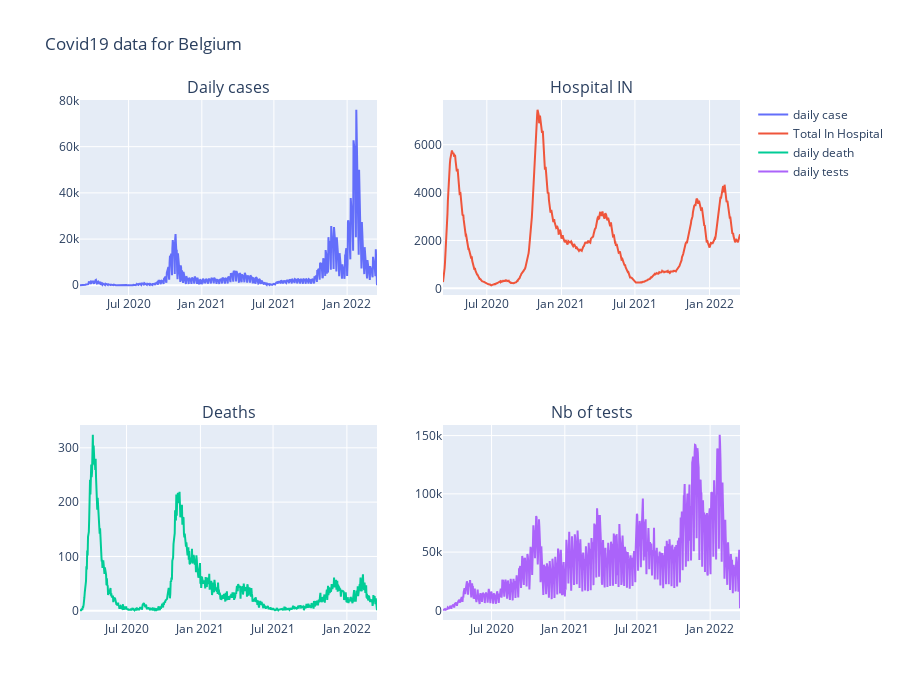

Notebook code for this chart:
### Code cell
from plotly.subplots import make_subplots
import plotly.graph_objects as go

fig = make_subplots(
    rows=2, cols=2, subplot_titles=("Daily cases", "Hospital IN", "Deaths", "Nb of tests")
)

# Add traces
fig.add_trace(go.Scatter(x=dfsum_case.index, y=dfsum_case["CASES"],name="daily case"), row=1, col=1)
fig.add_trace(go.Scatter(x=dfsum_hosp.index, y=dfsum_hosp["TOTAL_IN"],name="Total In Hospital"), row=1, col=2)
fig.add_trace(go.Scatter(x=dfsum_dead.index, y=dfsum_dead["DEATHS"],name="daily death"), row=2, col=1)
fig.add_trace(go.Scatter(x=dfsum_test.index, y=dfsum_test["TESTS_ALL"],name="daily tests"), row=2, col=2)

# Update title and height
fig.update_layout(title_text="Covid19 data for Belgium", height=700)
fig.write_html("figures/brut_data.html")
fig.show()

### Figure 1 — Plotly figure (JSON) as saved in the notebook; plotly's stock layout.template omitted (floating-point values rounded to 4 significant figures; data arrays with more than 128 entries replaced by an {"elided": "..."} marker saying what was removed)
{"data": [{"name": "daily case", "type": "scatter", "x": {"elided": "747 str values"}, "xaxis": "x", "y": {"elided": "747 int values"}, "yaxis": "y"}, {"name": "Total In Hospital", "type": "scatter", "x": {"elided": "733 str values"}, "xaxis": "x2", "y": {"elided": "733 int values"}, "yaxis": "y2"}, {"name": "daily death", "type": "scatter", "x": {"elided": "731 str values"}, "xaxis": "x3", "y": {"elided": "731 int values"}, "yaxis": "y3"}, {"name": "daily tests", "type": "scatter", "x": {"elided": "747 str values"}, "xaxis": "x4", "y": {"elided": "747 int values"}, "yaxis": "y4"}], "layout": {"annotations": [{"font": {"size": 16}, "showarrow": false, "text": "Daily cases", "x": 0.225, "xanchor": "center", "xref": "paper", "y": 1, "yanchor": "bottom", "yref": "paper"}, {"font": {"size": 16}, "showarrow": false, "text": "Hospital IN", "x": 0.775, "xanchor": "center", "xref": "paper", "y": 1, "yanchor": "bottom", "yref": "paper"}, {"font": {"size": 16}, "showarrow": false, "text": "Deaths", "x": 0.225, "xanchor": "center", "xref": "paper", "y": 0.375, "yanchor": "bottom", "yref": "paper"}, {"font": {"size": 16}, "showarrow": false, "text": "Nb of tests", "x": 0.775, "xanchor": "center", "xref": "paper", "y": 0.375, "yanchor": "bottom", "yref": "paper"}], "height": 700, "title": {"text": "Covid19 data for Belgium"}, "xaxis": {"anchor": "y", "domain": [0, 0.45]}, "xaxis2": {"anchor": "y2", "domain": [0.55, 1]}, "xaxis3": {"anchor": "y3", "domain": [0, 0.45]}, "xaxis4": {"anchor": "y4", "domain": [0.55, 1]}, "yaxis": {"anchor": "x", "domain": [0.625, 1]}, "yaxis2": {"anchor": "x2", "domain": [0.625, 1]}, "yaxis3": {"anchor": "x3", "domain": [0, 0.375]}, "yaxis4": {"anchor": "x4", "domain": [0, 0.375]}}}
